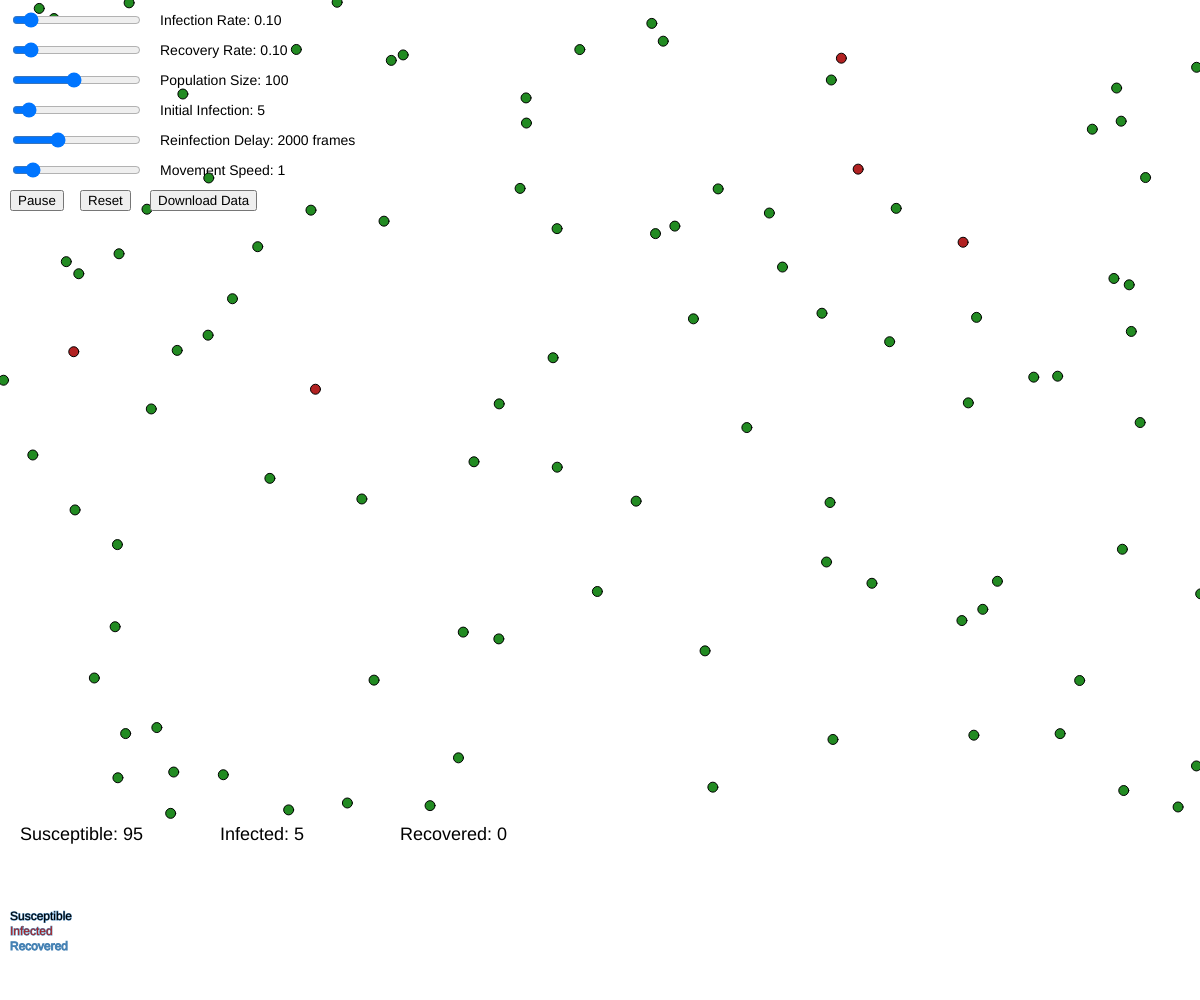
Frame 1 (no input)
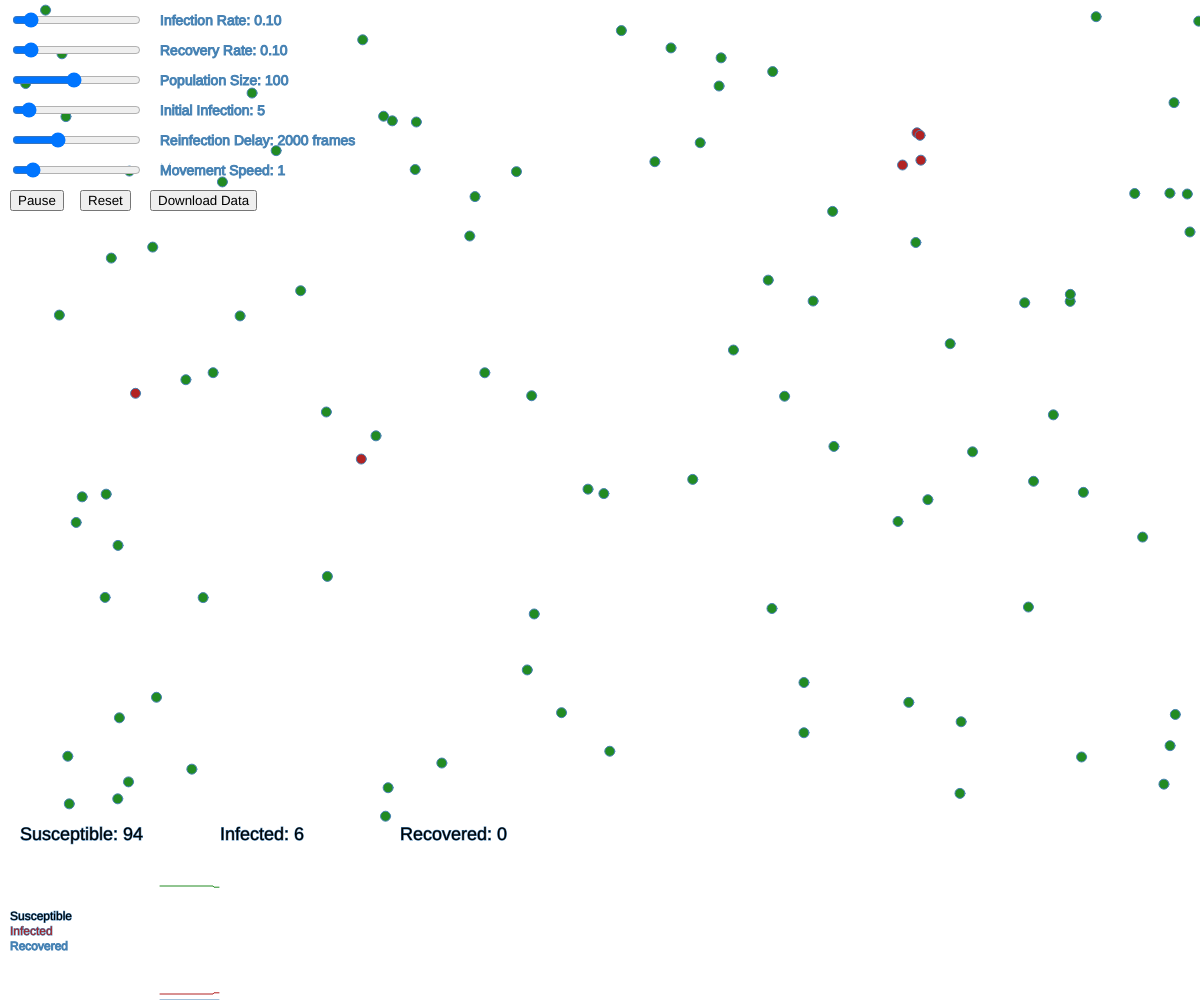
Frame 60 (no input)
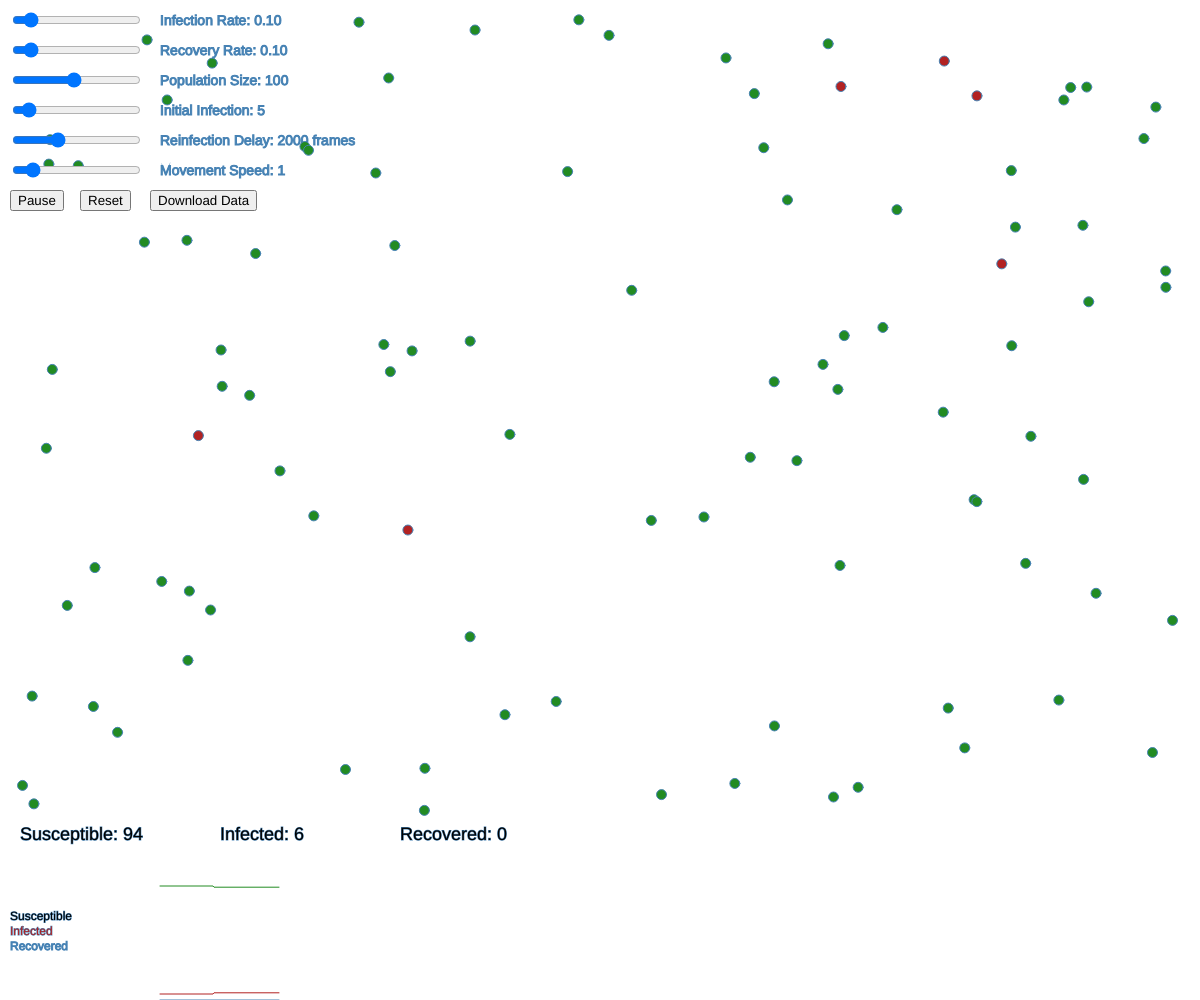
Frame 120 (the mouse pressed at the canvas centre since frame 60)

The p5.js sketch that drew these frames (run headless with seeded random() and noise() and a simulated clock; from frame 60 on, the mouse is pressed at the canvas centre):

// p5.js sketch
// ── sketch.js
let population = [];
let infectionRateSlider, recoveryRateSlider, populationSizeSlider, initialInfectionSlider, reinfectionDelaySlider, speedSlider;
let infectionRate, recoveryRate, populationSize, initialInfection, reinfectionDelay, speed;
let pauseButton, resetButton, downloadButton;
let simulationPaused = false;

let infectedCount = 0;
let recoveredCount = 0;
let susceptibleCount = 0;
let history = [];
let loggedData = []; // Array to store logged data for download
let statsLogInterval = 60; // Log statistics every 60 frames (1 second at 60 FPS)

let recoveryDelay = 500; // Time in frames for infected to recover

function setup() {
  createCanvas(windowWidth, windowHeight); // Adjust canvas size dynamically

  // Create sliders for infection rate, recovery rate, population size, initial infection, and movement speed
  infectionRateSlider = createSlider(0, 1, 0.1, 0.01);
  infectionRateSlider.position(10, 10);

  recoveryRateSlider = createSlider(0, 1, 0.1, 0.01);
  recoveryRateSlider.position(10, 40);

  populationSizeSlider = createSlider(10, 200, 100, 1);
  populationSizeSlider.position(10, 70);

  initialInfectionSlider = createSlider(1, 50, 5, 1);
  initialInfectionSlider.position(10, 100);

  reinfectionDelaySlider = createSlider(500, 5000, 2000, 100);
  reinfectionDelaySlider.position(10, 130);

  speedSlider = createSlider(0.5, 5, 1, 0.1);
  speedSlider.position(10, 160);

  // Create pause, reset, and download buttons
  pauseButton = createButton('Pause');
  pauseButton.position(10, 190);
  pauseButton.mousePressed(togglePause);

  resetButton = createButton('Reset');
  resetButton.position(80, 190);
  resetButton.mousePressed(resetSimulation);

  downloadButton = createButton('Download Data');
  downloadButton.position(150, 190);
  downloadButton.mousePressed(downloadData);

  // Initialize population based on slider values
  initializePopulation();
}

function initializePopulation() {
  population = [];
  populationSize = populationSizeSlider.value();
  initialInfection = initialInfectionSlider.value();

  for (let i = 0; i < populationSize; i++) {
    let person = new Person(random(width), random(height - 180)); // Reserve bottom for graph and stats
    population.push(person);
  }

  // Infect the initial number of people
  for (let i = 0; i < initialInfection; i++) {
    population[i].state = 'infected';
    population[i].infectionTime = frameCount;
  }

  history = []; // Reset history
  loggedData = []; // Reset logged data
  loggedData.push('Time (s), Susceptible, Infected, Recovered'); // CSV header
}

function togglePause() {
  simulationPaused = !simulationPaused;
  if (simulationPaused) {
    pauseButton.html('Resume');
  } else {
    pauseButton.html('Pause');
  }
}

function resetSimulation() {
  initializePopulation(); // Reinitialize the population
  simulationPaused = false;
  pauseButton.html('Pause'); // Reset the pause button label
}

function draw() {
  if (!simulationPaused) {
    background(255);

    // Update slider values
    infectionRate = infectionRateSlider.value();
    recoveryRate = recoveryRateSlider.value();
    reinfectionDelay = reinfectionDelaySlider.value();
    speed = speedSlider.value();

    // Display slider labels and values
    textSize(14);
    text("Infection Rate: " + nf(infectionRate, 1, 2), 160, 25);
    text("Recovery Rate: " + nf(recoveryRate, 1, 2), 160, 55);
    text("Population Size: " + populationSizeSlider.value(), 160, 85);
    text("Initial Infection: " + initialInfectionSlider.value(), 160, 115);
    text("Reinfection Delay: " + reinfectionDelay + " frames", 160, 145);
    text("Movement Speed: " + speedSlider.value(), 160, 175);

    // Check if population size or initial infection has changed and reinitialize if necessary
    if (population.length !== populationSizeSlider.value() || initialInfection !== initialInfectionSlider.value()) {
      initializePopulation();
    }

    // Update counts
    infectedCount = 0;
    recoveredCount = 0;
    susceptibleCount = 0;

    // Update and display the population
    for (let person of population) {
      person.update();
      person.display();

      // Count states
      if (person.state === 'infected') {
        infectedCount++;
      } else if (person.state === 'recovered') {
        recoveredCount++;
      } else {
        susceptibleCount++;
      }
    }

    // Ensure that there is always at least one infected person if infection rate > 0
    if (infectedCount === 0 && infectionRate > 0) {
      let randomPerson = random(population.filter(person => person.state === 'susceptible'));
      if (randomPerson) {
        randomPerson.state = 'infected';
        randomPerson.infectionTime = frameCount;
      }
    }

    // Update history for graph
    history.push({ susceptible: susceptibleCount, infected: infectedCount, recovered: recoveredCount });
    if (history.length > width - 160) {
      history.shift(); // Remove the oldest data point if the history array is too long
    }

    // Draw real-time graph and stats
    drawStats();
    drawGraph();

    // Log statistics every interval (e.g., 60 frames = 1 second)
    if (frameCount % statsLogInterval === 0) {
      logStatistics();
    }
  }
}

// Draw the infection statistics at the bottom of the screen, above the graph
function drawStats() {
  textSize(18);
  fill(0);
  textAlign(LEFT);
  text(`Susceptible: ${susceptibleCount}`, 20, height - 160);
  text(`Infected: ${infectedCount}`, 220, height - 160);
  text(`Recovered: ${recoveredCount}`, 400, height - 160);
}

function drawGraph() {
  noFill();

  // Set up the graph in the bottom part of the canvas
  let graphHeight = 120;
  let graphTop = height - graphHeight;

  // Susceptible (Green)
  stroke(34, 139, 34);  // Dark green
  beginShape();
  for (let i = 0; i < history.length; i++) {
    let ySusceptible = map(history[i].susceptible, 0, populationSize, graphTop + graphHeight, graphTop);
    vertex(i + 160, ySusceptible);
  }
  endShape();

  // Infected (Red)
  stroke(178, 34, 34);  // Firebrick red
  beginShape();
  for (let i = 0; i < history.length; i++) {
    let yInfected = map(history[i].infected, 0, populationSize, graphTop + graphHeight, graphTop);
    vertex(i + 160, yInfected);
  }
  endShape();

  // Recovered (Blue)
  stroke(70, 130, 180);  // Steel blue
  beginShape();
  for (let i = 0; i < history.length; i++) {
    let yRecovered = map(history[i].recovered, 0, populationSize, graphTop + graphHeight, graphTop);
    vertex(i + 160, yRecovered);
  }
  endShape();

  // Labels for the graph
  textSize(12);
  fill(0);
  text("Susceptible", 10, graphTop + graphHeight - 80);
  fill(178, 34, 34);
  text("Infected", 10, graphTop + graphHeight - 65);
  fill(70, 130, 180);
  text("Recovered", 10, graphTop + graphHeight - 50);
}

// Person class to represent individuals in the simulation
class Person {
  constructor(x, y) {
    this.x = x;
    this.y = y;
    this.state = 'susceptible'; // Possible states: 'susceptible', 'infected', 'recovered'
    this.infectionTime = 0;
    this.recoveryTime = 0;  // For managing reinfection
    this.speedX = random(-2, 2);  // Randomize speed for more natural motion
    this.speedY = random(-2, 2);
  }

  update() {
    // Apply speed to movement
    this.x += this.speedX * speed;
    this.y += this.speedY * speed;

    // Reflect movement on edges (bounce off walls)
    if (this.x <= 0 || this.x >= width) {
      this.speedX *= -1;
    }
    if (this.y <= 0 || this.y >= height - 180) {
      this.speedY *= -1;
    }

    // Infection and recovery logic
    if (this.state === 'infected') {
      if (frameCount - this.infectionTime > recoveryDelay) {
        if (random() < recoveryRate) {
          this.state = 'recovered';
          this.recoveryTime = frameCount;
        }
      }

      // Spread the disease if nearby susceptible individuals
      for (let other of population) {
        if (other && other.state === 'susceptible' && this.distTo(other) < 10) {
          if (random() < infectionRate) {
            other.state = 'infected';
            other.infectionTime = frameCount;
          }
        }
      }
    } else if (this.state === 'recovered') {
      // After some time, become susceptible again
      if (frameCount - this.recoveryTime > reinfectionDelay) {
        this.state = 'susceptible';
      }
    }
  }

  display() {
    if (this.state === 'susceptible') {
      fill(34, 139, 34); // Dark green
    } else if (this.state === 'infected') {
      fill(178, 34, 34); // Firebrick red
    } else if (this.state === 'recovered') {
      fill(70, 130, 180); // Steel blue
    }
    ellipse(this.x, this.y, 10, 10);
  }

  distTo(other) {
    return dist(this.x, this.y, other.x, other.y);
  }
}

function logStatistics() {
  let currentTime = nf(frameCount / 60, 1, 2); // Current time in seconds
  loggedData.push(`${currentTime}, ${susceptibleCount}, ${infectedCount}, ${recoveredCount}`); // Store data for download

  console.log(
    `Time: ${currentTime}s | Susceptible: ${susceptibleCount} | Infected: ${infectedCount} | Recovered: ${recoveredCount}`
  );
}

function downloadData() {
  let csvContent = "data:text/csv;charset=utf-8," + loggedData.join("\n"); // Convert the array to CSV format
  let encodedUri = encodeURI(csvContent); // Encode as URI
  let link = document.createElement("a"); // Create a download link
  link.setAttribute("href", encodedUri);
  link.setAttribute("download", "infection_simulation_data.csv");
  document.body.appendChild(link); // Required for Firefox
  link.click(); // Simulate click to trigger download
}

function windowResized() {
  resizeCanvas(windowWidth, windowHeight); // Adjust canvas on window resize
}
